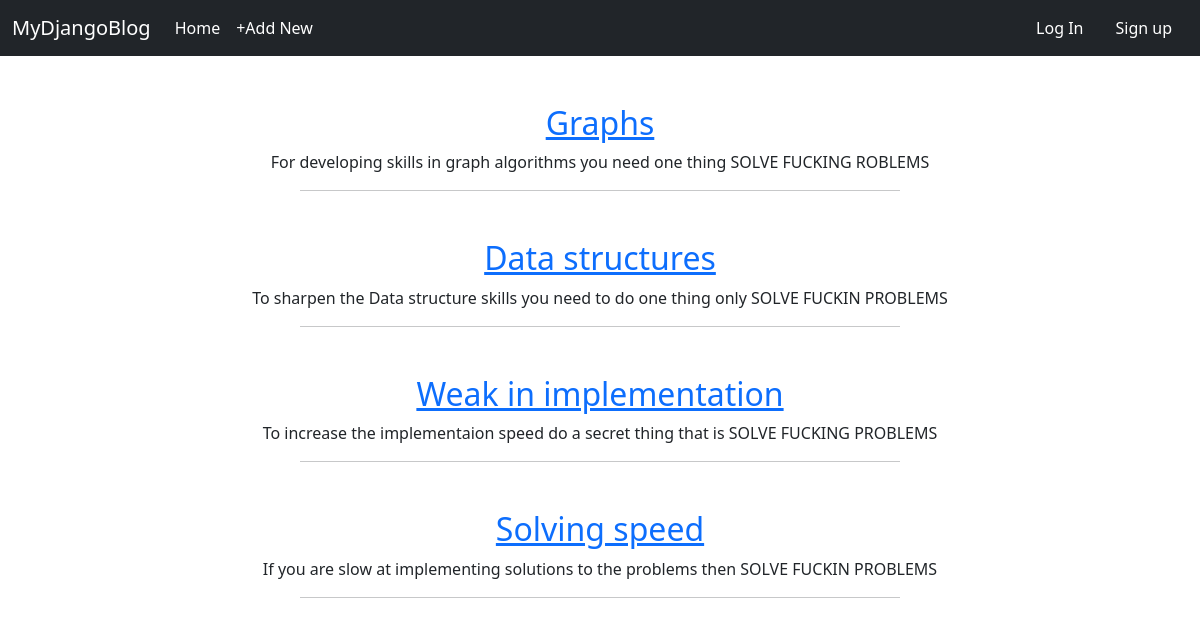
The page / on the database its author committed.
### blog/models.py (models this page shows, shortened)
class Post(models.Model):
    title = models.CharField(max_length=200)
    author = models.ForeignKey('auth.user', on_delete=models.CASCADE,)
    body = models.TextField()

### blog/views.py (the view)
# urls.py: path('' , HomePage.as_view() , name='home'),
class HomePage(ListView):
    model = Post
    template_name = "home.html"
    context_object_name = "post_list"

### templates/home.html
{% extends 'base.html' %}
{% block content %}
<div class = "text-center">
 {% for post in post_list %}
  <div class = "post-entry mt-5">
      <h2><a href = "{% url 'post_detail' post.pk %}">{{ post.title }}</a></h2>
      <p>{{ post.body }}</p>
  </div>
<hr style="width:50%;text-align:center;margin-left:25%">
 {% endfor %}
</div>
{% endblock content %}

### templates/base.html (shortened to what this page needs)
{% load static  %}
<html>
<head>
<link href="https://cdn.jsdelivr.net/npm/bootstrap@5.0.0-beta2/dist/css/bootstrap.min.css" rel="stylesheet">
</head>
<body>
<nav class="navbar navbar-expand-lg navbar-light bg-dark">
  <div class="container-fluid">
    <a class="navbar-brand text-white" href="{% url 'home' %}">MyDjangoBlog</a>
    <div class="collapse navbar-collapse" id="navbarNavAltMarkup">
      <ul class="navbar-nav me-auto mb-2 mb-lg-0">
        <li class="nav-item">
          <a class="nav-link active  text-white" aria-current="page" href="{% url 'home' %}">Home</a>
        </li>
        <li class="nav-item navbar-nav ml-auto">
          <a class="nav-link  text-white" href="{% url 'post_new' %}">+Add New</a>
        </li>
      </ul>
         <div class = "d-flex">
          {% if user.is_authenticated %}
          <p ><a href="{% url 'logout' %}" class = "nav-link text-white">Log out</a></p>
          {% else %}
          <a href="{% url 'login' %}" class = "nav-link  text-white">Log In</a>
          <a href="{% url 'signup' %}" class = "nav-link  text-white">Sign up</a>
          {% endif %}
        </div>
    </div>
  </div>
</nav>
<div>
    {% block content %}
    {% endblock content %}
</div>
</body>
</html>

### rows shown on the page
Post: title "Graphs", body "For developing skills in graph algorithms you need one thing SOLVE FUCKING ROBLEMS"
Post: title "Data structures", body "To sharpen the Data structure skills you need to do one thing only SOLVE FUCKIN PROBLEMS"
Post: title "Weak in implementation", body "To increase the implementaion speed do a secret thing that is SOLVE FUCKING PROBLEMS"
Post: title "Solving speed", body "If you are slow at implementing solutions to the problems then SOLVE FUCKIN PROBLEMS"
